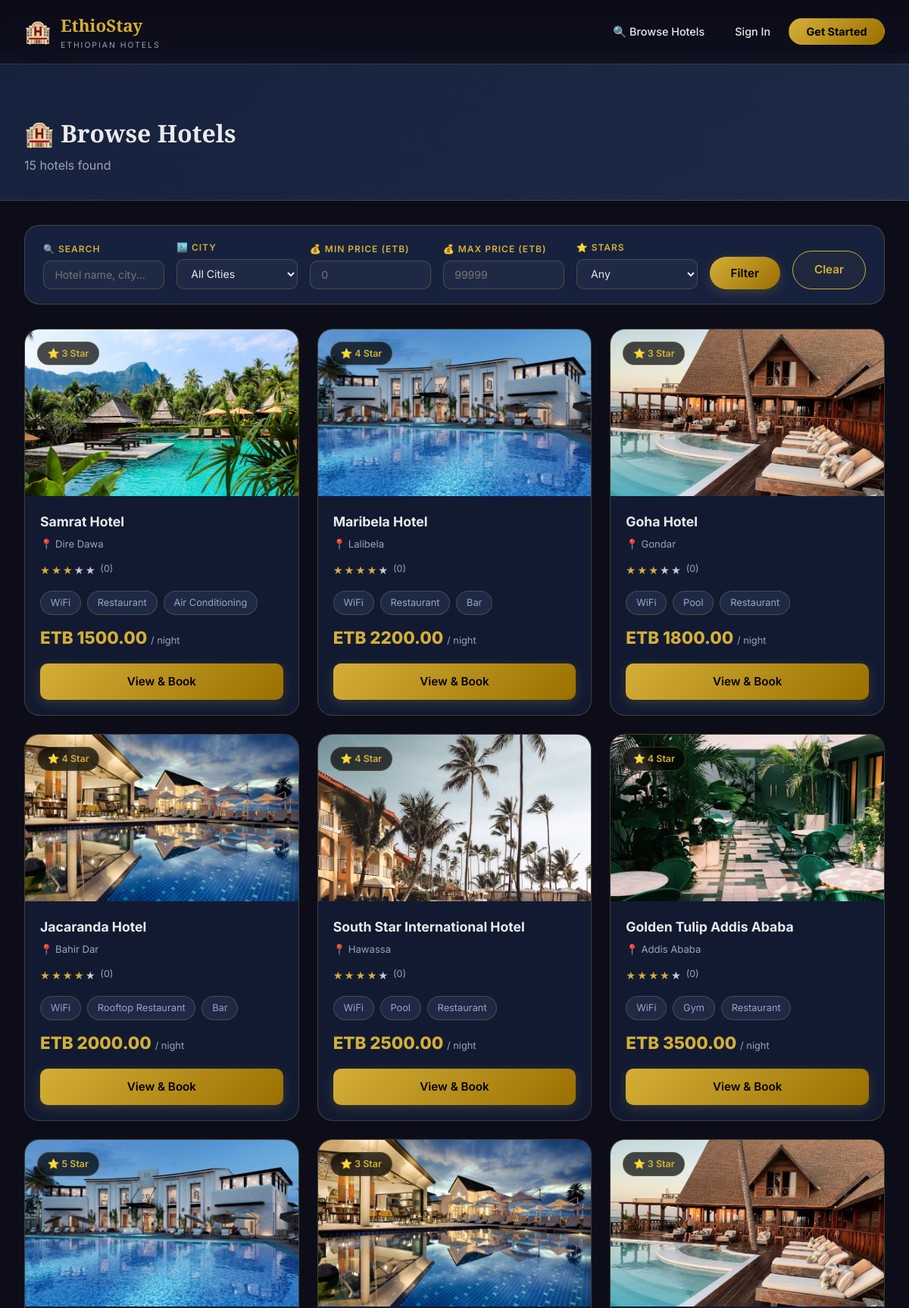
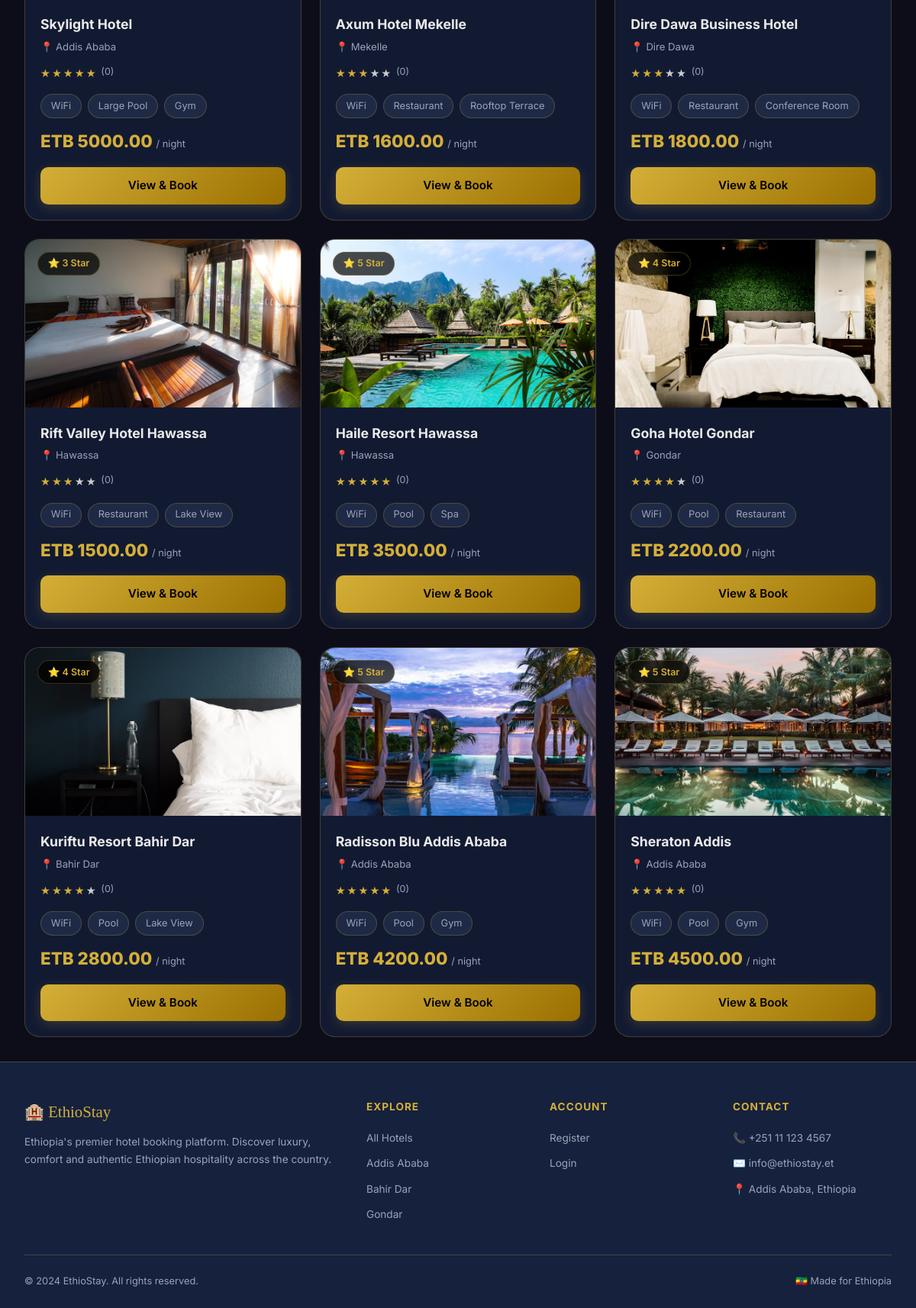
Screenshot of /hotels/ with the database file from the repository (2 pictures, top to bottom).
### hotels/models.py (models this page shows, shortened)
class Hotel(models.Model):
    STAR_CHOICES = [(i, f'{i} Star') for i in range(1, 6)]
    name = models.CharField(max_length=200)
    city = models.ForeignKey(City, on_delete=models.CASCADE, related_name='hotels')
    address = models.CharField(max_length=300)
    description = models.TextField()
    star_rating = models.IntegerField(choices=STAR_CHOICES, default=3)
    price_per_night = models.DecimalField(max_digits=10, decimal_places=2)
    thumbnail = models.ImageField(upload_to='hotels/', blank=True, null=True)
    owner = models.ForeignKey(User, on_delete=models.CASCADE, related_name='owned_hotels')
    amenities = models.TextField(blank=True, help_text='Comma-separated amenities')
    phone = models.CharField(max_length=20, blank=True)
    email = models.EmailField(blank=True)
    is_active = models.BooleanField(default=True)
    created_at = models.DateTimeField(auto_now_add=True)
    updated_at = models.DateTimeField(auto_now=True)
    class Meta:
        ordering = ['-created_at']
    def get_amenities_list(self):
        if self.amenities:
            return [a.strip() for a in self.amenities.split(',')]
        return []
    def review_count(self):
        return self.reviews.filter(is_approved=True).count()

class City(models.Model):
    name = models.CharField(max_length=100)
    description = models.TextField(blank=True)
    image = models.ImageField(upload_to='cities/', blank=True, null=True)
    class Meta:
        verbose_name_plural = 'Cities'
        ordering = ['name']

### hotels/views.py (the view)
# urls.py: path('hotels/', views.hotel_list, name='hotel_list'),
def hotel_list(request):
    hotels = Hotel.objects.filter(is_active=True)
    cities = City.objects.all()
    city_id = request.GET.get('city')
    min_price = request.GET.get('min_price')
    max_price = request.GET.get('max_price')
    star_rating = request.GET.get('stars')
    search_q = request.GET.get('q')
    if city_id:
        hotels = hotels.filter(city_id=city_id)
    if min_price:
        hotels = hotels.filter(price_per_night__gte=min_price)
    if max_price:
        hotels = hotels.filter(price_per_night__lte=max_price)
    if star_rating:
        hotels = hotels.filter(star_rating=star_rating)
    if search_q:
        hotels = hotels.filter(
            Q(name__icontains=search_q) |
            Q(city__name__icontains=search_q) |
            Q(description__icontains=search_q)
        )
    return render(request, 'hotels/hotel_list.html', {
        'hotels': hotels,
        'cities': cities,
        'selected_city': city_id,
        'min_price': min_price,
        'max_price': max_price,
        'stars': star_rating,
        'search_q': search_q,
    })

### templates/hotels/hotel_list.html (shortened to what this page needs)
{% extends 'base.html' %}
{% block content %}
<div class="page-header">
  <div class="container">
    <h1>🏨 Browse Hotels</h1>
    <p>{{ hotels.count }} hotel{{ hotels.count|pluralize }} found</p>
  </div>
</div>
<div class="page-wrap">
  <form method="get" class="filter-bar">
    <div class="filter-group">
      <label>🔍 Search</label>
      <input type="text" name="q" value="{{ search_q|default:'' }}" placeholder="Hotel name, city...">
    </div>
    <div class="filter-group">
      <label>🏙️ City</label>
      <select name="city">
        <option value="">All Cities</option>
      </select>
    </div>
    <div class="filter-group">
      <label>💰 Min Price (ETB)</label>
      <input type="number" name="min_price" value="{{ min_price|default:'' }}" placeholder="0">
    </div>
    <div class="filter-group">
      <label>💰 Max Price (ETB)</label>
      <input type="number" name="max_price" value="{{ max_price|default:'' }}" placeholder="99999">
    </div>
    <div class="filter-group">
      <label>⭐ Stars</label>
      <select name="stars">
        <option value="">Any</option>
      </select>
    </div>
    <button type="submit" class="btn btn-primary">Filter</button>
    <a href="{% url 'hotel_list' %}" class="btn btn-outline">Clear</a>
  </form>
  <div class="hotels-grid">
    {% for hotel in hotels %}
    <div class="hotel-card">
      <div class="hotel-card-img">
        {% if hotel.thumbnail %}
          <img src="{{ hotel.thumbnail.url }}" alt="{{ hotel.name }}">
        {% else %}
          <div style="width:100%;height:100%;background:linear-gradient(135deg,#16213E,#243353);display:flex;align-items:center;justify-content:center;font-size:4rem;">🏨</div>
        {% endif %}
        <div class="hotel-card-badge">⭐ {{ hotel.star_rating }} Star</div>
      </div>
      <div class="hotel-card-body">
        <h3>{{ hotel.name }}</h3>
        <p class="hotel-card-city">📍 {{ hotel.city.name }}</p>
        <div class="star-rating">
          {% for i in "12345" %}
            <span class="star {% if forloop.counter <= hotel.star_rating %}filled{% endif %}">★</span>
          {% endfor %}
          <span style="font-size:0.78rem;color:var(--text-muted);margin-left:0.3rem;">({{ hotel.review_count }})</span>
        </div>
        {% if hotel.amenities %}
        <div class="amenities-list" style="margin-bottom:0.75rem;">
          {% for tag in hotel.get_amenities_list|slice:":3" %}
            <span class="amenity-tag">{{ tag }}</span>
          {% endfor %}
        </div>
        {% endif %}
        <div class="hotel-price">
          <span class="amount">ETB {{ hotel.price_per_night }}</span>
          <span class="per">/ night</span>
        </div>
        <a href="{% url 'hotel_detail' hotel.pk %}" class="btn btn-primary btn-block">View & Book</a>
      </div>
    </div>
    {% endfor %}
  </div>
</div>
{% endblock %}

### templates/base.html (shortened to what this page needs)
<!DOCTYPE html>
<html lang="en">
<head>
  {% load static %}
  <link rel="stylesheet" href="{% static 'css/style.css' %}">
</head>
<body>
<nav class="navbar" id="navbar">
  <a href="{% url 'home' %}" class="navbar-brand">
    <span class="logo-icon">🏨</span>
    <div>
      <span class="logo-text">EthioStay</span>
      <span class="logo-sub">Ethiopian Hotels</span>
    </div>
  </a>
  <ul class="navbar-nav">
    <li><a href="{% url 'hotel_list' %}">🔍 Browse Hotels</a></li>
    {% if user.is_authenticated %}
      <li><a href="{% url 'my_bookings' %}">📋 My Bookings</a></li>
      {% if user.is_staff or user.profile.role in 'hotel_owner admin' %}
        <li><a href="{% url 'dashboard' %}">⚙️ Dashboard</a></li>
      {% endif %}
      <li><a href="{% url 'profile' %}">👤 {{ user.first_name|default:user.username }}</a></li>
      <li><a href="{% url 'logout' %}" class="btn-gold">Sign Out</a></li>
    {% else %}
      <li><a href="{% url 'login' %}">Sign In</a></li>
      <li><a href="{% url 'register' %}" class="btn-gold">Get Started</a></li>
    {% endif %}
  </ul>
</nav>
{% block content %}{% endblock %}
<footer>
  <div class="footer-grid">
    <div class="footer-brand">
      <div class="logo-text">🏨 EthioStay</div>
      <p>Ethiopia's premier hotel booking platform. Discover luxury, comfort and authentic Ethiopian hospitality across the country.</p>
    </div>
    <div class="footer-col">
      <h4>Explore</h4>
      <ul>
        <li><a href="{% url 'hotel_list' %}">All Hotels</a></li>
        <li><a href="{% url 'hotel_list' %}?city=1">Addis Ababa</a></li>
        <li><a href="{% url 'hotel_list' %}?city=2">Bahir Dar</a></li>
        <li><a href="{% url 'hotel_list' %}?city=3">Gondar</a></li>
      </ul>
    </div>
    <div class="footer-col">
      <h4>Account</h4>
      <ul>
        <li><a href="{% url 'register' %}">Register</a></li>
        <li><a href="{% url 'login' %}">Login</a></li>
      </ul>
    </div>
    <div class="footer-col">
      <h4>Contact</h4>
      <ul>
        <li><a href="#">📞 +251 11 123 4567</a></li>
        <li><a href="#">✉️ info@ethiostay.et</a></li>
        <li><a href="#">📍 Addis Ababa, Ethiopia</a></li>
      </ul>
    </div>
  </div>
  <div class="footer-bottom">
    <span>© 2024 EthioStay. All rights reserved.</span>
    <span>🇪🇹 Made for Ethiopia</span>
  </div>
</footer>
</body>
</html>

### rows the page displays
Hotel: thumbnail (picture), star_rating "3", name "Samrat Hotel", city.name "Dire Dawa", review_count "0", get_amenities_list "WiFi" "Restaurant" "Air Conditioning", price_per_night "1500.00"
Hotel: thumbnail (picture), star_rating "4", name "Maribela Hotel", city.name "Lalibela", review_count "0", get_amenities_list "WiFi" "Restaurant" "Bar", price_per_night "2200.00"
Hotel: thumbnail (picture), star_rating "3", name "Goha Hotel", city.name "Gondar", review_count "0", get_amenities_list "WiFi" "Pool" "Restaurant", price_per_night "1800.00"
Hotel: thumbnail (picture), star_rating "4", name "Jacaranda Hotel", city.name "Bahir Dar", review_count "0", get_amenities_list "WiFi" "Rooftop Restaurant" "Bar", price_per_night "2000.00"
Hotel: thumbnail (picture), star_rating "4", name "South Star International Hotel", city.name "Hawassa", review_count "0", get_amenities_list "WiFi" "Pool" "Restaurant", price_per_night "2500.00"
Hotel: thumbnail (picture), star_rating "4", name "Golden Tulip Addis Ababa", city.name "Addis Ababa", review_count "0", get_amenities_list "WiFi" "Gym" "Restaurant", price_per_night "3500.00"
Hotel: thumbnail (picture), star_rating "5", name "Skylight Hotel", city.name "Addis Ababa", review_count "0", get_amenities_list "WiFi" "Large Pool" "Gym", price_per_night "5000.00"
Hotel: thumbnail (picture), star_rating "3", name "Axum Hotel Mekelle", city.name "Mekelle", review_count "0", get_amenities_list "WiFi" "Restaurant" "Rooftop Terrace", price_per_night "1600.00"
Hotel: thumbnail (picture), star_rating "3", name "Dire Dawa Business Hotel", city.name "Dire Dawa", review_count "0", get_amenities_list "WiFi" "Restaurant" "Conference Room", price_per_night "1800.00"
Hotel: thumbnail (picture), star_rating "3", name "Rift Valley Hotel Hawassa", city.name "Hawassa", review_count "0", get_amenities_list "WiFi" "Restaurant" "Lake View", price_per_night "1500.00"
Hotel: thumbnail (picture), star_rating "5", name "Haile Resort Hawassa", city.name "Hawassa", review_count "0", get_amenities_list "WiFi" "Pool" "Spa", price_per_night "3500.00"
Hotel: thumbnail (picture), star_rating "4", name "Goha Hotel Gondar", city.name "Gondar", review_count "0", get_amenities_list "WiFi" "Pool" "Restaurant", price_per_night "2200.00"
Hotel: thumbnail (picture), star_rating "4", name "Kuriftu Resort Bahir Dar", city.name "Bahir Dar", review_count "0", get_amenities_list "WiFi" "Pool" "Lake View", price_per_night "2800.00"
Hotel: thumbnail (picture), star_rating "5", name "Radisson Blu Addis Ababa", city.name "Addis Ababa", review_count "0", get_amenities_list "WiFi" "Pool" "Gym", price_per_night "4200.00"
Hotel: thumbnail (picture), star_rating "5", name "Sheraton Addis", city.name "Addis Ababa", review_count "0", get_amenities_list "WiFi" "Pool" "Gym", price_per_night "4500.00"

### other values shown
{{ hotels.count }} "15"
